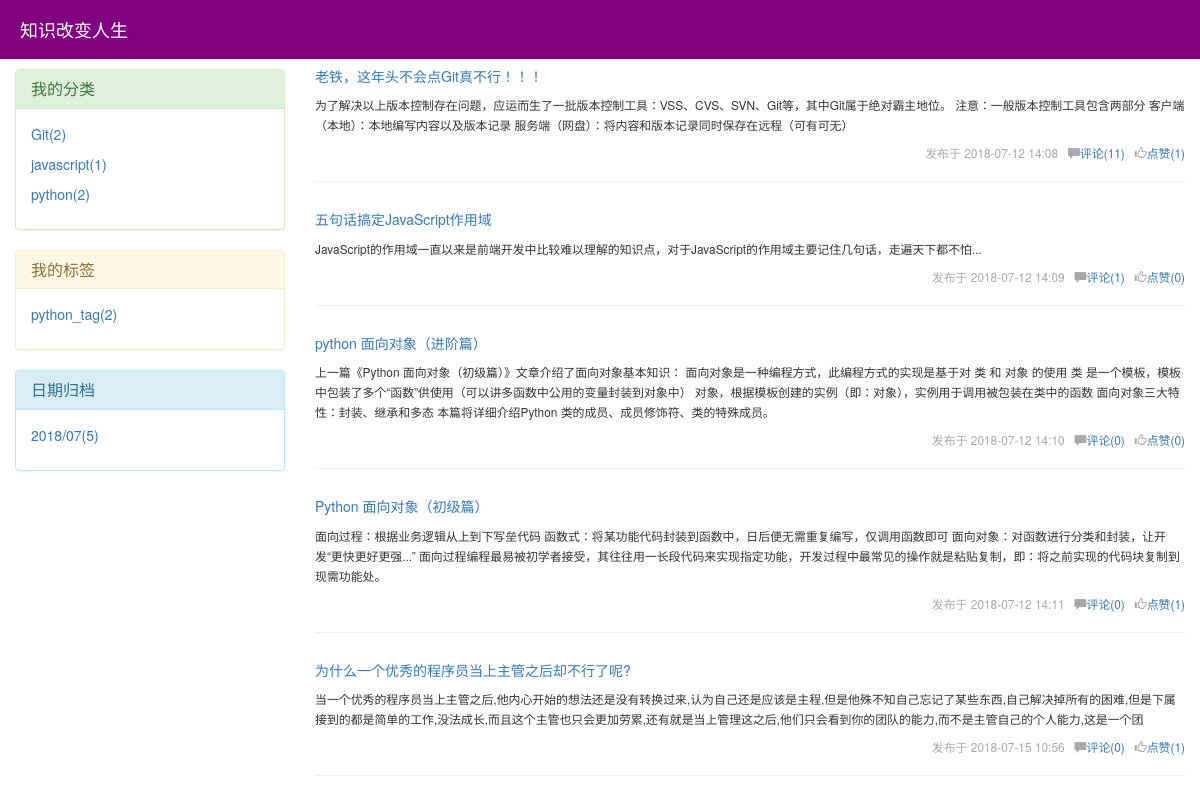
The app's page /fenghao with its own data.
### app01/models.py (models this page shows, shortened)
class Blog(models.Model):
    nid = models.AutoField(primary_key=True)
    title = models.CharField(verbose_name='个人博客标题', max_length=64)
    site_name = models.CharField(verbose_name='站点名称', max_length=64)
    theme = models.CharField(verbose_name='博客主题', max_length=32)

class Category(models.Model):
    nid = models.AutoField(primary_key=True)
    title = models.CharField(verbose_name='分类标题', max_length=32)
    blog = models.ForeignKey(verbose_name='所属博客', to='Blog', to_field='nid', on_delete=models.CASCADE)

class Tag(models.Model):
    nid = models.AutoField(primary_key=True)
    title = models.CharField(verbose_name='标签名称', max_length=32)
    blog = models.ForeignKey(verbose_name='所属博客', to='Blog', to_field='nid', on_delete=models.CASCADE)

class Article(models.Model):
    nid = models.AutoField(primary_key=True)
    title = models.CharField(max_length=50, verbose_name='文章标题')
    desc = models.CharField(max_length=255, verbose_name='文章描述')
    create_time = models.DateTimeField(verbose_name='创建时间', auto_now_add=True)
    content = models.TextField()
    comment_count = models.IntegerField(default=0)
    up_count = models.IntegerField(default=0)
    down_count = models.IntegerField(default=0)
    user = models.ForeignKey(verbose_name='作者', to='UserInfo', to_field='nid', on_delete=models.CASCADE)
    category = models.ForeignKey(to='Category', to_field='nid', null=True, on_delete=models.CASCADE)
    tags = models.ManyToManyField(
        to="Tag",
        through='Article2Tag',
    )

### app01/views.py (the view, shortened to what this page needs)
# urls.py: re_path('(?P<username>\w+)/(?P<condition>category|tag|achrive)/(?P<params>.*)', views.homesite),
def homesite(request, username, **kwargs):
    user = UserInfo.objects.filter(username=username).first()
    if not user:
        return render(request, "not_found.html")
    blog = user.blog
    if not kwargs:
        article_list = Article.objects.filter(user__username=username)
    if not article_list:
        return render(request, "not_found.html")
    return render(request, "homesite.html", locals())

### app01/templatetags/my_tags.py (called while the page is built)
@register.inclusion_tag("left_region.html")
def get_query_data(username):
    user = UserInfo.objects.filter(username=username).first()
    blog = user.blog
    cate_list = Category.objects.filter(blog=blog).annotate(c=Count("article__title")).values_list("title", "c")
    print(cate_list)
    tag_list = Tag.objects.filter(blog=blog).annotate(c=Count("article__title")).values_list("title", "c")
    date_list = Article.objects.filter(user=user).extra(select={"y_m_date": "strftime('%%Y/%%m',create_time)"}).values(
        "y_m_date").annotate(c=Count("title")).values_list("y_m_date", "c")
    print(date_list)
    return {"blog": blog, "username": username, "cate_list": cate_list, "tag_list": tag_list, "date_list": date_list}

### templates/homesite.html
{% extends "base.html" %}
{% block content %}
  <div class="article_list">
                {% for article in article_list %}
                 <div class="article_item clearfix">
                      <h5><a href="/{{ username }}/articles/{{ article.pk }}">{{ article.title }}</a></h5>
                      <div>
                          <span class="small desc ">
                              {{ article.desc }}
                          </span>
                      </div>
                      <div class="info small pull-right">
                            发布于 <span>{{ article.create_time|date:'Y-m-d H:i' }}</span>&nbsp;&nbsp;
                           <span class="glyphicon glyphicon-comment"></span><a href="">评论({{ article.comment_count }})</a>&nbsp;&nbsp;
                           <span class="glyphicon glyphicon-thumbs-up"></span><a href="">点赞({{ article.up_count }})</a>
                      </div>
                 </div>
                    <hr>
                {% endfor %}
            </div>
{% endblock %}

### templates/base.html (shortened to what this page needs)
<!DOCTYPE html>
<html lang="en">
<head>
    <link rel="stylesheet" href="/static/css/theme/{{ blog.theme }}">
    <link rel="stylesheet" href="/static/bootstrap/css/bootstrap.css">
    <link rel="stylesheet" href="/static/css/article_detail.css">
</head>
<body>
<div class="header">
    <p class="title">{{ blog.title }}</p>
</div>
<div class="container-fluid">
    <div class="row">
        <div class="col-md-3">
             {% load my_tags %}
              {% get_query_data username %}
        </div>
        <div class="col-md-9">
           {% block content %}
           {% endblock %}
        </div>
    </div>
</div>
</body>
</html>

### templates/left_region.html
<div class="left_region">
    <div class="panel panel-success">
        <div class="panel-heading">
            <h3 class="panel-title">我的分类</h3>
        </div>
        <div class="panel-body">
            {% for cate in cate_list %}
                <p><a href="/{{ username }}/category/{{ cate.0 }}">{{ cate.0 }}({{ cate.1 }})</a></p>
            {% endfor %}
        </div>
    </div>
    <div class="panel panel-warning">
        <div class="panel-heading">
            <h3 class="panel-title">我的标签</h3>
        </div>
        <div class="panel-body">
            {% for tag in tag_list %}
                <p><a href="/{{ username }}/tag/{{ tag.0 }}">{{ tag.0 }}({{ tag.1 }})</a></p>
            {% endfor %}
        </div>
    </div>
    <div class="panel panel-info">
        <div class="panel-heading">
            <h3 class="panel-title">日期归档</h3>
        </div>
        <div class="panel-body">
            {% for date in date_list %}
                <p><a href="/{{ username }}/achrive/{{ date.0 }}">{{ date.0 }}({{ date.1 }})</a></p>
            {% endfor %}
        </div>
    </div>
</div>

### static/css/theme/fenghao.css (style rules this page uses)
* { margin: 0; padding: 0; }
.header { width: 100%; height: 59px; background-color: purple; }
.header .title { line-height: 59px; color: white; font-weight: lighter; margin-left: 20px; font-size: 18px; }
.left_region { margin-top: 10px; }
.info { margin-top: 10px; color: darkgray; }

### records on screen
Blog: title "知识改变人生"
Category: title "Git", blog "2"
Category: title "javascript", cate "1"
Category: title "python", blog "2"
Tag: title "python_tag", blog "2"
Article: title "老铁，这年头不会点Git真不行！！！", desc "为了解决以上版本控制存在问题，应运而生了一批版本控制工具：VSS、CVS、SVN、Git等，其中Git属于绝对霸主地位。 注意：一般版本控制工具包含两部分 客户端（本地）：本地编写内容以及版本记录 服务端（网盘）：将内容和版本记录同时保存在远程（可有可无）", create_time "2018-07-12 14:08", comment_count "11", up_count "1"
Article: title "五句话搞定JavaScript作用域", desc "JavaScript的作用域一直以来是前端开发中比较难以理解的知识点，对于JavaScript的作用域主要记住几句话，走遍天下都不怕...", create_time "2018-07-12 14:09", comment_count "1", up_count "0"
Article: title "python 面向对象（进阶篇）", desc "上一篇《Python 面向对象（初级篇）》文章介绍了面向对象基本知识： 面向对象是一种编程方式，此编程方式的实现是基于对 类 和 对象 的使用 类 是一个模板，模板中包装了多个“函数”供使用（可以讲多函数中公用的变量封装到对象中） 对象，根据模板创建的实例（即：对象），实例用于调用被包装在类中的函数 面向对象三大特性：封装、继承和多态 本篇将详细介绍Python 类的成员、成员修饰符、类的特殊成员。", create_time "2018-07-12 14:10", comment_count "0", up_count "0"
Article: title "Python 面向对象（初级篇）", desc "面向过程：根据业务逻辑从上到下写垒代码 函数式：将某功能代码封装到函数中，日后便无需重复编写，仅调用函数即可 面向对象：对函数进行分类和封装，让开发“更快更好更强...” 面向过程编程最易被初学者接受，其往往用一长段代码来实现指定功能，开发过程中最常见的操作就是粘贴复制，即：将之前实现的代码块复制到现需功能处。", create_time "2018-07-12 14:11", comment_count "0", up_count "1"
Article: title "为什么一个优秀的程序员当上主管之后却不行了呢?", desc "当一个优秀的程序员当上主管之后,他内心开始的想法还是没有转换过来,认为自己还是应该是主程,但是他殊不知自己忘记了某些东西,自己解决掉所有的困难,但是下属接到的都是简单的工作,没法成长,而且这个主管也只会更加劳累,还有就是当上管理这之后,他们只会看到你的团队的能力,而不是主管自己的个人能力,这是一个团", create_time "2018-07-15 10:56", comment_count "0", up_count "1"

### other values on screen
{{ date.0 }} "2018/07"
{{ date.1 }} "5"
